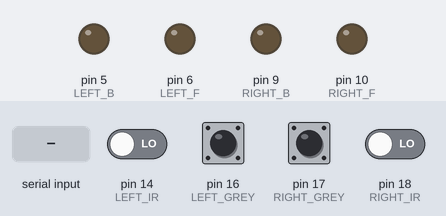
Simulated run of this sketch. Board: Arduino Uno, built with avr-gcc and run on an emulated ATmega328P. On the bench: output pins drawn as LEDs (lit = HIGH). Inputs (shaded band) come from the test bench; at power-on: pin 14 (LEFT_IR), pin 16 (LEFT_GREY), pin 17 (RIGHT_GREY), pin 18 (RIGHT_IR) LOW. What the sketch prints to the serial monitor is not drawn.

Above: at 1.2 s.
1.3 s: "1\n" received over Serial
At 2.5 s:
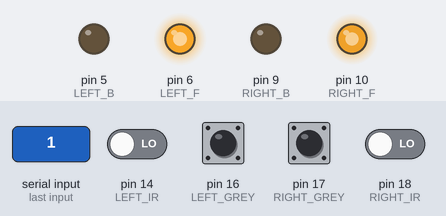
2.8 s: pin 14 (LEFT_IR) driven HIGH
At 4.0 s:
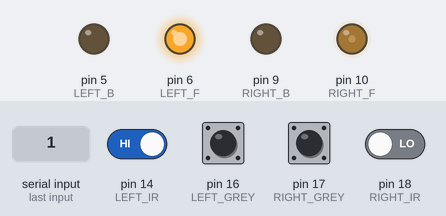
4.3 s: byte 48 ('0') received over Serial
At 4.8 s:
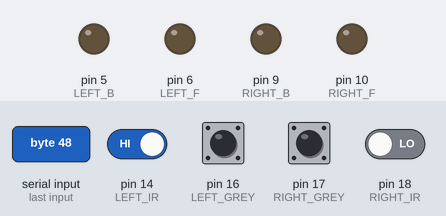
7.3 s: "2\n" received over Serial
At 7.8 s:
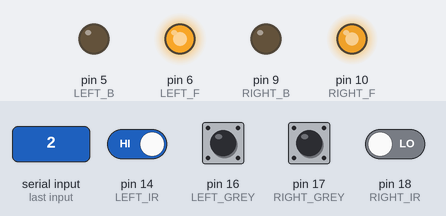
8.8 s: "0\n" received over Serial
At 9.5 s:
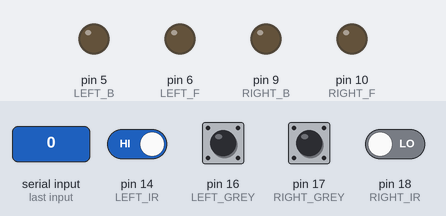
11.8 s: byte 49 ('1') received over Serial
At 12.1 s:
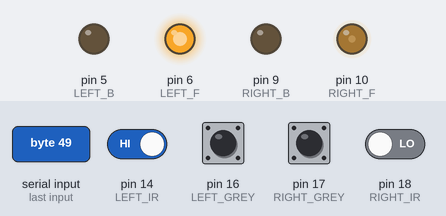
Timing chart, 0 to 14.8 s (numbered marks = the images above; inputs shaded):
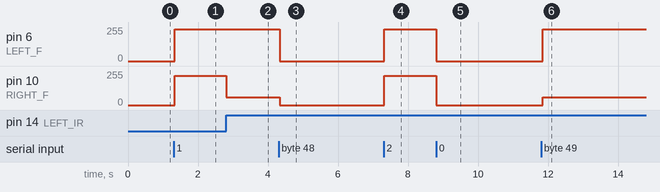

Measured:
- after the input at 1.3 s, pin 6 (LEFT_F): 0/255 → 240/255 at once; pin 10 (RIGHT_F): 0/255 → 220/255 at once
- after the input at 2.8 s, pin 10 (RIGHT_F): 220/255 → 60/255 at once
- after the input at 4.3 s, pin 6 (LEFT_F): 240/255 → 0/255 at once; pin 10 (RIGHT_F): 60/255 → 0/255 at once
- after the input at 7.3 s, pin 6 (LEFT_F): 0/255 → 240/255 at once; pin 10 (RIGHT_F): 0/255 → 220/255 at once
- after the input at 8.8 s, pin 6 (LEFT_F): 240/255 → 0/255 at once; pin 10 (RIGHT_F): 220/255 → 0/255 at once
- after the input at 11.8 s, pin 6 (LEFT_F): 0/255 → 240/255 at once; pin 10 (RIGHT_F): 0/255 → 60/255 at once

The sketch:

test.ino
```cpp
void go_front();
void go_left();
void go_right();
int getLeftIrStat();
int getRightIrStat();
void fuck_stop();
int getLeftGreyStat();
int getRightGreyStat();

void setup()
{
    //servo
    pinMode(10,OUTPUT);
    pinMode(6,OUTPUT);
    pinMode(5,OUTPUT);
    pinMode(9,OUTPUT);

    //ir
    pinMode(14,INPUT);
    pinMode(18,INPUT);

    //serial
    Serial.begin(9600);
}

#define LEFT_F 6
#define LEFT_B 5
#define RIGHT_B 9
#define RIGHT_F 10

#define LEFT_IR 14
#define RIGHT_IR 18
#define LEFT_GREY 16
#define RIGHT_GREY 17

#define FRONT_SPEED_L 240
#define FRONT_SPEED_R 220
#define TURN_OFFSET 160

void loop()
{
    // go_front();
    // delay(3000);
    // go_left();
    // delay(3000);
    // go_right();
    // delay(3000);

    // if(getLeftIrStat()==0 && getRightIrStat()!=0)
    // {
    //     go_left();
    // }
    // else if(getLeftIrStat()!=0 && getRightIrStat()==0)
    // {
    //     go_right();
    // }
    // else if(getLeftIrStat()==0 && getRightIrStat()==0)
    // {
    //     go_front();
    // }
    // else
    // {
    //     fuck_stop();
    // }
    // if(getLeftGreyStat()!=0 && getRightGreyStat()==0)
    // {
    //     go_right();
    // }
    // else if(getLeftGreyStat()==0 && getRightGreyStat()!=0)
    // {
    //     go_left();
    // }
    // else
    // {
    //     go_front();
    // }
    // while(1)
    // {
    //     delay(1000);
    //     Serial.print("abc");
    // }
    char mode=Serial.read();
    Serial.print("Get mode:");
    Serial.print(mode);
    Serial.print("\n");

    if(mode == '1')
    {
        Serial.print("Mode 1");
        while(1)
        {
            char stat=Serial.read();
            Serial.print("Loop 1 running");
            if(stat == '0')
                break;
            if(getLeftIrStat()==0 && getRightIrStat()!=0)
            {
                go_left();
            }
            else if(getLeftIrStat()!=0 && getRightIrStat()==0)
            {
                go_right();
            }
            else if(getLeftIrStat()==0 && getRightIrStat()==0)
            {
                go_front();
            }
            else
            {
                fuck_stop();
            }
        }
    }
    else if(mode=='2')
    {
        while(1)
        {
            char stat=Serial.read();
            if(stat == '0')
                break;
            if(getLeftGreyStat()!=0 && getRightGreyStat()==0)
            {
                go_right();
            }
            else if(getLeftGreyStat()==0 && getRightGreyStat()!=0)
            {
                go_left();
            }
            else
            {
                go_front();
            }
        }
    }
    else
    {
        fuck_stop();
    }


}

void go_front()
{
    analogWrite(LEFT_F,FRONT_SPEED_L);
    analogWrite(RIGHT_F,FRONT_SPEED_R);
    analogWrite(LEFT_B,0);
    analogWrite(RIGHT_B,0);

}

void go_left()
{
    analogWrite(LEFT_F,FRONT_SPEED_L-TURN_OFFSET);
    analogWrite(RIGHT_F,FRONT_SPEED_R);
    analogWrite(LEFT_B,0);
    analogWrite(RIGHT_B,0);
}

void go_right()
{
    analogWrite(LEFT_F,FRONT_SPEED_L);
    analogWrite(RIGHT_F,FRONT_SPEED_R-TURN_OFFSET);
    analogWrite(LEFT_B,0);
    analogWrite(RIGHT_B,0);
}

void fuck_stop()
{
    analogWrite(LEFT_F,0);
    analogWrite(RIGHT_F,0);
    analogWrite(LEFT_B,0);
    analogWrite(RIGHT_B,0);
}

int getLeftIrStat()
{
    return digitalRead(LEFT_IR);
}

int getRightIrStat()
{
    return digitalRead(RIGHT_IR);
}

int getLeftGreyStat()
{
    return digitalRead(LEFT_GREY);
}

int getRightGreyStat()
{
    return digitalRead(RIGHT_GREY);
}
```

f1.cpp
```cpp
#include<stdio.h>
int f1()
{
	printf("hello world!\n");
	return 0;
}
```

f2.cpp
```cpp
#include<stdio.h>
int f2()
{
	int s=1;
	double sum, t ,fenmu;
	t = 1;
	sum = 1;
	fenmu = 2;
	while (fenmu <= 100)
	{
		s = -s;
		t = s/fenmu;
	    sum = sum + t;
	    fenmu = fenmu + 1;
		//printf("%d", fenmu);
    }
    printf("%f\n", sum);
	return 0;
}
```

f8.cpp
```cpp
#include<stdio.h>
int f8()
{
	printf("1+2+3+...+99+100=");
	int a=1, sum=0;
	while (a <= 100)
	{
		sum = sum + a;
		a = a + 1;
	}
	printf("%d\n",sum);
	return 0;
}
```
